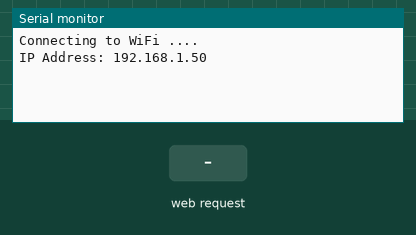
The sketch below on a simulated ESP32. Shown: the last lines printed to the serial monitor. The test bench sets the inputs (shaded band). WiFi joins after 1.5 s; servers stay silent unless stated.

Above: at 3.2 s.
3.3 s: HTTP request GET /move received
At 4.5 s:
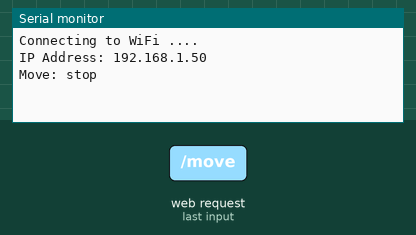
4.8 s: HTTP request GET /line received
At 5.8 s:
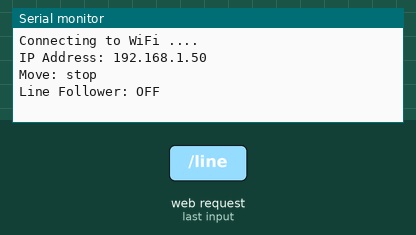
6.3 s: HTTP request GET /wall received
At 7.0 s:
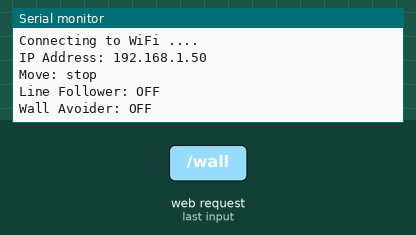
7.8 s: HTTP request GET /speed received
At 9.0 s:
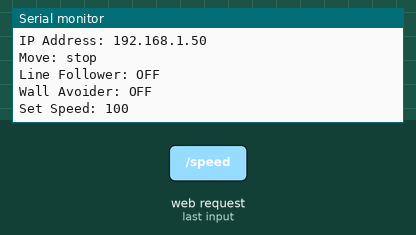
9.3 s: HTTP request GET /distance received
At 10.4 s:
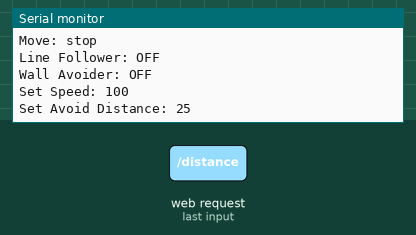
10.8 s: HTTP request GET /move?dir=1 received
At 11.6 s:
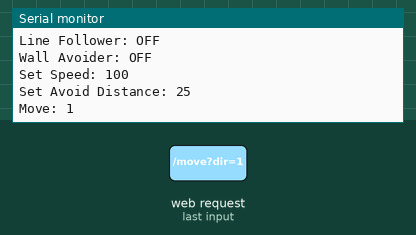

The sketch:

Testing_Proxy_Connection.ino
```cpp
#include <WiFi.h>
#include <ESPAsyncWebServer.h>

// Replace with your WiFi credentials
const char* ssid = "MSI 5916";
const char* password = "msimodern";

AsyncWebServer server(80);

void setup() {
  Serial.begin(115200);
  WiFi.mode(WIFI_STA);
  WiFi.begin(ssid, password);
  Serial.print("Connecting to WiFi ..");
  while (WiFi.status() != WL_CONNECTED) {
    Serial.print('.');
    delay(1000);
  }
  Serial.println();
  Serial.print("IP Address: ");
  Serial.println(WiFi.localIP());

  // /move?dir=forward|backward|left|right|stop
  server.on("/move", HTTP_GET, [](AsyncWebServerRequest *request) {
    String dir = request->getParam("dir") ? request->getParam("dir")->value() : "stop";
    moveRobot(dir); // Implement your logic
    request->send(200, "application/json", "{\"result\": \"ok\", \"action\": \"" + dir + "\"}");
  });

  // /line?active=1|0
  server.on("/line", HTTP_GET, [](AsyncWebServerRequest *request) {
    bool active = request->getParam("active") && request->getParam("active")->value() == "1";
    setLineFollower(active);
    request->send(200, "application/json", "{\"result\": \"ok\", \"line_active\": " + String(active ? "true" : "false") + "}");
  });

  // /wall?active=1|0
  server.on("/wall", HTTP_GET, [](AsyncWebServerRequest *request) {
    bool active = request->getParam("active") && request->getParam("active")->value() == "1";
    setWallAvoider(active);
    request->send(200, "application/json", "{\"result\": \"ok\", \"wall_active\": " + String(active ? "true" : "false") + "}");
  });

  // /speed?value=XX
  server.on("/speed", HTTP_GET, [](AsyncWebServerRequest *request) {
    int speed = request->getParam("value") ? request->getParam("value")->value().toInt() : 100;
    setRobotSpeed(speed);
    request->send(200, "application/json", "{\"result\": \"ok\", \"speed\": " + String(speed) + "}");
  });

  // /distance?value=XX
  server.on("/distance", HTTP_GET, [](AsyncWebServerRequest *request) {
    int dist = request->getParam("value") ? request->getParam("value")->value().toInt() : 25;
    setAvoidDistance(dist);
    request->send(200, "application/json", "{\"result\": \"ok\", \"distance\": " + String(dist) + "}");
  });

  // Status endpoint for connection test
  server.on("/status", HTTP_GET, [](AsyncWebServerRequest *request) {
    request->send(200, "application/json", "{\"result\": \"ok\", \"status\": \"online\"}");
  });

  server.begin();
}

// ------------------------
// Dummy implementations
void moveRobot(String dir) {
  Serial.println("Move: " + dir);
  // Add your motor control logic here
}

void setLineFollower(bool active) {
  Serial.println("Line Follower: " + String(active ? "ON" : "OFF"));
  // Enable/disable line follower mode
}

void setWallAvoider(bool active) {
  Serial.println("Wall Avoider: " + String(active ? "ON" : "OFF"));
  // Enable/disable wall avoidance
}

void setRobotSpeed(int speed) {
  Serial.println("Set Speed: " + String(speed));
  // Adjust PWM or motor controller as needed
}

void setAvoidDistance(int dist) {
  Serial.println("Set Avoid Distance: " + String(dist));
  // Use value for your ultrasonic logic
}
// ------------------------

void loop() {
  // No need to put anything here for AsyncWebServer
}
```

Measured:
- after the input at 3.3 s, the serial monitor: prints a new line at once (image 1)
- after the input at 4.8 s, the serial monitor: prints a new line at once (image 2)
- after the input at 6.3 s, the serial monitor: prints a new line at once (image 3)
- after the input at 7.8 s, the serial monitor: prints a new line at once (image 4)
- after the input at 9.3 s, the serial monitor: prints a new line at once (image 5)
- after the input at 10.8 s, the serial monitor: prints a new line at once (image 6)
